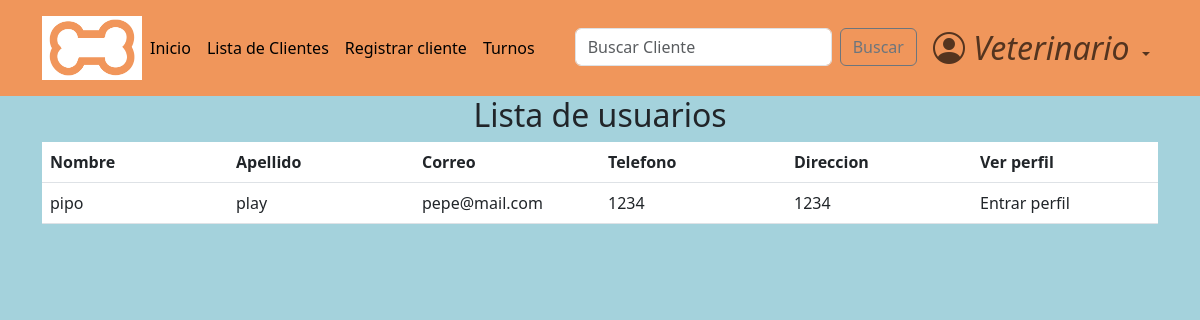
The app's page /accounts/list_users/ (signed in) with its own data.
### accounts/models.py (models this page shows, shortened)
class CustomUser(AbstractBaseUser, PermissionsMixin):
    email = models.EmailField(
        verbose_name="email",
        unique=True,
        max_length=40,
        error_messages={"unique":'El mail ya se encuentra registrado. Por favor ingrese otro.'}
    )
    name = models.CharField(
        max_length=30
    )
    surname = models.CharField(
        max_length=30,
        blank=True,
        null=True
    )
    address = models.CharField(
        max_length=30,
        blank=True,
        null=True
    )
    telephone = models.SlugField(
        max_length=15,
        blank=True,
        null=True,
    )
    is_active = models.BooleanField(
        default=True,
    )
    is_staff = models.BooleanField(
        default=False,
    )
    is_admin = models.BooleanField(
        default=False,
    )
    last_login = models.DateTimeField(
        verbose_name="last login",
        default=datetime.datetime.now,
    )
    is_veterinario = models.BooleanField(
        default=False,
    )
    USERNAME_FIELD = "email"    #variable por la cual se ingresa, dice username pero seria como 'campo que representa el inicio de sesion'
    REQUIRED_FIELDS = ['name',]    #no permite registros si no tiene estos campos completos
    objects = CustomUserManager()

### accounts/views.py (the view)
# urls.py: path('list_users/', views.list_users, name='list_users'),
@login_required
def list_users(request):
    if not request.user.is_authenticated:
        return redirect('login')
    if not request.user.is_veterinario:
        return redirect('home')
    users = CustomUser.objects.filter(is_veterinario=False, is_admin=False)
    return render(request, 'list_users.html', {'users': users})

### accounts/templates/list_users.html (shortened to what this page needs)
{% extends 'base.html' %}
{% block content %}
<main>
    <div class="container">
        <div class="row">
            <div class="col-md-12">
                <h2 class="text-center">Lista de usuarios</h2>
                <table class="table table-hover">
                    {% if users.exists %}
                    <thead>
                        <tr>
                            <th>Nombre</th>
                            <th>Apellido</th>
                            <th>Correo</th>
                            <th>Telefono</th>
                            <th>Direccion</th>
                            <th>Ver perfil</th>
                        </tr>
                    </thead>
                    <tbody>
                        {% for user in users %}
                            <tr>
                                <td>{{ user.name }}</td>
                                <td>{{ user.surname }}</td>
                                <td>{{ user.email }}</td>
                                <td>{{ user.telephone }}</td>
                                <td>{{ user.address}}</td>
                                <td>
                                            <a class="dropdown-item" href="{% url 'profile' user.id %}">Entrar perfil</a>
                                </td>
                            </tr>
                        {% endfor %}
                    </tbody>
                    {% else %}
                    <p style="text-align:center;">
                        No hay usuarios
                    </p>
                    {% endif %}
                </table>
            </div>
        </div>
    </div>
</main>
{% endblock content %}

### pages/static/css/styles.css (style rules this page uses)
html { box-sizing: border-box; font-size: 16px; scroll-behavior: smooth; }
body { margin: 0; padding: 0; overflow-x: hidden; background-color: #a4d2dc; }
a { text-decoration: none; }

### accounts/templates/list_users.html (style rules this page uses)
table { border-collapse: collapse; table-layout: fixed; width: 310px; }
table td { width: 110px; word-wrap: break-word; }

### records on screen
CustomUser: name "pipo", surname "play", email "pepe@mail.com", telephone "1234", address "1234"
